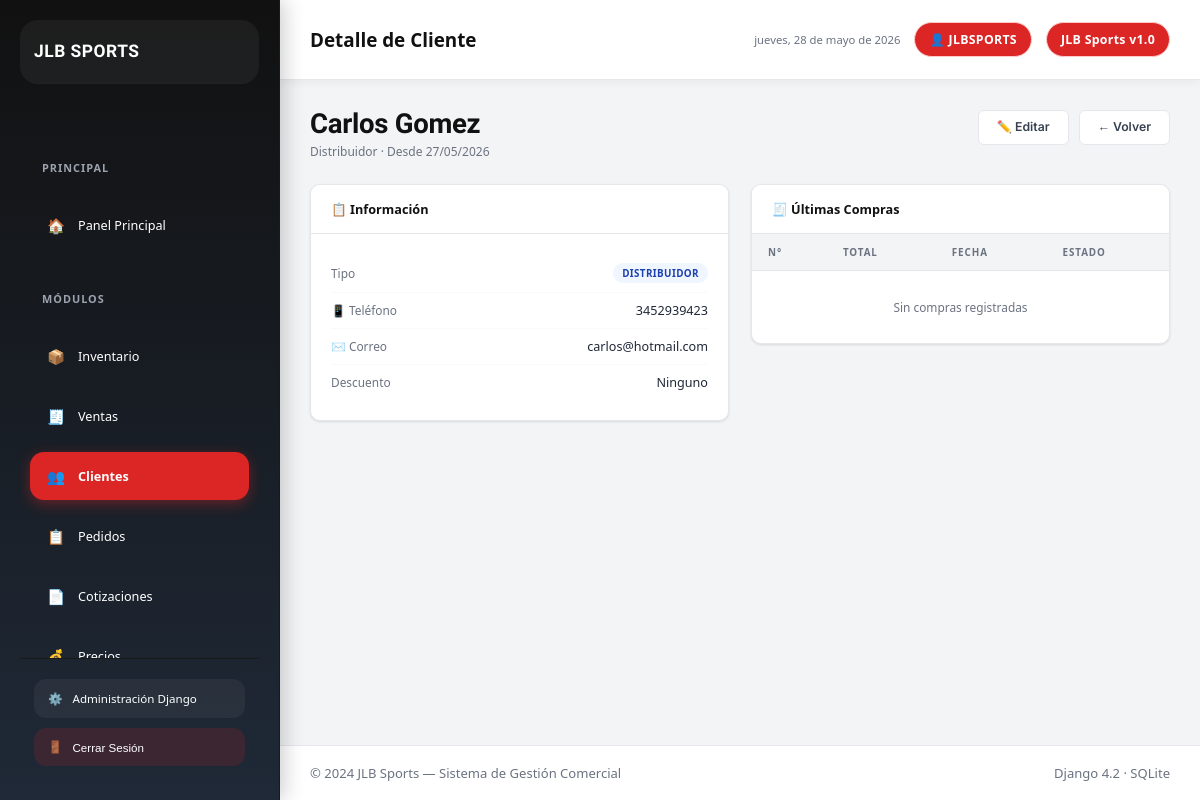
Page /clients/1/ (signed in) on the committed database.
### clients/models.py (models this page shows, shortened)
class Client(models.Model):
    CLIENT_TYPES = [
        ('regular', 'Regular'),
        ('Distribuidor', 'Distribuidor'),
        ('Almacen', 'Almacen'),
        ('Entrenador', 'Entrenador'),
    ]
    name = models.CharField(max_length=200)
    cedula = models.CharField(max_length=30, blank=True, default='', verbose_name='Cédula / NIT')
    client_type = models.CharField(max_length=20, choices=CLIENT_TYPES, default='regular')
    email = models.EmailField(blank=True)
    phone = models.CharField(max_length=20, blank=True)
    municipio = models.CharField(max_length=100, blank=True, default='')
    address = models.TextField(blank=True)
    discount_percent = models.DecimalField(max_digits=5, decimal_places=2, default=0,
                                           help_text="Descuento base del cliente (%)")
    notes = models.TextField(blank=True, verbose_name='Observaciones')
    created_at = models.DateTimeField(auto_now_add=True)
    class Meta:
        ordering = ['name']

### clients/views.py (the view)
# urls.py: path('<int:pk>/', views.client_detail, name='client_detail'),
@login_required
def client_detail(request, pk):
    client = get_object_or_404(Client, pk=pk)
    sales = client.sales.order_by('-created_at')[:10]
    return render(request, 'clients/client_detail.html', {
        'client': client, 'sales': sales, 'active_page': 'clients'
    })

### templates/clients/client_detail.html (shortened to what this page needs)
{% extends 'base.html' %}
{% load jlb_filters %}
{% block topbar_title %}Detalle de Cliente{% endblock %}
{% block content %}
<div class="seccion-header">
  <div>
    <h1 class="seccion-titulo">{{ client.name }}</h1>
    <p class="seccion-subtitulo">{{ client.get_client_type_display }} · Desde {{ client.created_at|date:"d/m/Y" }}</p>
  </div>
  <div class="seccion-acciones">
    <a href="{% url 'client_edit' client.pk %}" class="btn btn-outline">✏️ Editar</a>
    <a href="{% url 'client_list' %}" class="btn btn-outline">← Volver</a>
  </div>
</div>
<div style="display:grid;grid-template-columns:1fr 1fr;gap:22px;align-items:start;">
  <div class="tarjeta">
    <div class="tarjeta-cab"><span class="tarjeta-titulo">📋 Información</span></div>
    <div class="tarjeta-cuerpo">
      <div class="info-linea">
        <span class="td-muted">Tipo</span>
        <span><span class="badge badge-azul">{{ client.get_client_type_display }}</span></span>
      </div>
      {% if client.phone %}
      <div class="info-linea"><span class="td-muted">📱 Teléfono</span><span>{{ client.phone }}</span></div>
      {% endif %}
      {% if client.email %}
      <div class="info-linea"><span class="td-muted">✉️ Correo</span><span>{{ client.email }}</span></div>
      {% endif %}
      <div class="info-linea">
        <span class="td-muted">Descuento</span>
        <span>{% if client.discount_percent %}<span class="badge badge-verde">{{ client.discount_percent }}%</span>{% else %}Ninguno{% endif %}</span>
      </div>
    </div>
  </div>
  <div class="tarjeta">
    <div class="tarjeta-cab"><span class="tarjeta-titulo">🧾 Últimas Compras</span></div>
    <div class="tabla-wrap">
      <table>
        <thead><tr><th>N°</th><th>Total</th><th>Fecha</th><th>Estado</th></tr></thead>
        <tbody>
          {% for v in sales %}
          <tr>
            <td><a href="{% url 'sale_detail' v.pk %}" class="bold txt-rojo">#{{ v.pk }}</a></td>
            <td class="bold">{{ v.total_amount|pesos }}</td>
            <td class="td-muted">{{ v.created_at|date:"d/m/Y" }}</td>
            <td>
              {% if v.status == 'completed' %}<span class="badge badge-verde">✓</span>
              {% else %}<span class="badge badge-rojo">✕</span>{% endif %}
            </td>
          </tr>
          {% empty %}
          <tr><td colspan="4" class="td-muted" style="text-align:center;padding:28px;">Sin compras registradas</td></tr>
          {% endfor %}
        </tbody>
      </table>
    </div>
  </div>
</div>
{% endblock %}

### templates/base.html (shortened to what this page needs)
{% load static %}
{% load jlb_filters %}
<!DOCTYPE html>
<html lang="es">
<head>
  <link rel="stylesheet" href="{% static 'css/style.css' %}">
</head>
<body>
<aside class="sidebar">
  <a href="{% url 'dashboard' %}" class="sidebar-brand">
    <div class="brand-text">
      <div class="brand-nombre">JLB Sports</div>
    </div>
  </a>
  <nav class="sidebar-nav">
    <div class="nav-grupo-label">Principal</div>
    <a href="{% url 'dashboard' %}" class="nav-enlace {% if active_page == 'dashboard' %}activo{% endif %}">
      <span class="nav-icono">🏠</span>
      Panel Principal
    </a>
    <div class="nav-grupo-label">Módulos</div>
    <a href="{% url 'product_list' %}" class="nav-enlace {% if active_page == 'inventory' %}activo{% endif %}">
      <span class="nav-icono">📦</span>
      Inventario
    </a>
    <a href="{% url 'sale_list' %}" class="nav-enlace {% if active_page == 'sales' %}activo{% endif %}">
      <span class="nav-icono">🧾</span>
      Ventas
    </a>
    <a href="{% url 'client_list' %}" class="nav-enlace {% if active_page == 'clients' %}activo{% endif %}">
      <span class="nav-icono">👥</span>
      Clientes
    </a>
    <a href="{% url 'order_list' %}" class="nav-enlace {% if active_page == 'orders' %}activo{% endif %}">
      <span class="nav-icono">📋</span>
      Pedidos
    </a>
    <a href="{% url 'quote_list' %}" class="nav-enlace {% if active_page == 'quotes' %}activo{% endif %}">
      <span class="nav-icono">📄</span>
      Cotizaciones
    </a>
    <a href="{% url 'pricing_overview' %}" class="nav-enlace {% if active_page == 'pricing' %}activo{% endif %}">
      <span class="nav-icono">💰</span>
      Precios
    </a>
  </nav>
  <div class="sidebar-pie">
    <a href="/admin/" class="sidebar-admin-link" target="_blank">
      <span>⚙️</span>
      Administración Django
    </a>
    <form method="post" action="{% url 'logout' %}" style="margin-top:10px;">
      <button type="submit" class="sidebar-admin-link" style="width:100%;border:none;cursor:pointer;background:rgba(220,38,38,0.15);">
        <span>🚪</span>
        Cerrar Sesión
      </button>
    </form>
  </div>
</aside>
<div class="main-wrap">
  <header class="topbar">
    <div class="topbar-izq">
      <span class="topbar-titulo">
        {% block topbar_title %}JLB Sports{% endblock %}
      </span>
    </div>
    <div class="topbar-der">
      <span class="topbar-fecha" id="topbar-fecha"></span>
      {% if user.is_authenticated %}
      <span class="topbar-chip">👤 {{ user.username }}</span>
      {% endif %}
      <span class="topbar-chip">JLB Sports v1.0</span>
    </div>
  </header>
  <main class="pagina-contenido">
    {% block content %}{% endblock %}
  </main>
  <footer class="page-footer">
    <span>© 2024 JLB Sports — Sistema de Gestión Comercial</span>
    <span>Django 4.2 · SQLite</span>
  </footer>
</div>
</body>
</html>

### templates/base.html (style rules this page uses)
:root { --rojo-principal:#DC2626; --rojo-oscuro:#B91C1C; --negro:#111111; --gris-oscuro:#1F2937; --gris-claro:#F3F4F6; --blanco:#FFFFFF; --verde:#10B981; --alerta:#EF4444; }
* { margin:0; padding:0; box-sizing:border-box; }
body { font-family: 'Segoe UI', sans-serif; background: var(--gris-claro); color: var(--gris-oscuro); display:flex; min-height:100vh; }
.sidebar { width:280px; background: linear-gradient(180deg,var(--negro),var(--gris-oscuro)); color:white; display:flex; flex-direction:column; padding:20px; position:fixed; height:100vh; overflow-y:auto; box-shadow:4px 0 20px rgba(0,0,0,0.2); }
.sidebar-brand { display:flex; align-items:center; gap:14px; text-decoration:none; margin-bottom:30px; padding:14px; border-radius:18px; background: rgba(255,255,255,0.05); transition:0.3s; }
.brand-text { display:flex; flex-direction:column; }
.brand-nombre { font-size:1.2rem; font-weight:700; color:white; }
.nav-grupo-label { font-size:0.75rem; text-transform:uppercase; color:#9ca3af; margin:18px 0 10px; letter-spacing:1px; }
.sidebar-nav { display:flex; flex-direction:column; gap:8px; }
.nav-enlace { display:flex; align-items:center; gap:12px; padding:14px 16px; border-radius:14px; color:white; text-decoration:none; transition:0.3s; font-weight:500; position:relative; }
.nav-enlace.activo { background:var(--rojo-principal); box-shadow:0 4px 14px rgba(220,38,38,0.4); }
.nav-icono { font-size:1.1rem; }
.sidebar-pie { margin-top:auto; padding-top:20px; }
.sidebar-admin-link { display:flex; align-items:center; gap:10px; text-decoration:none; color:white; padding:12px 14px; border-radius:12px; background:rgba(255,255,255,0.05); transition:0.3s; }
.main-wrap { margin-left:280px; flex:1; display:flex; flex-direction:column; min-height:100vh; }
.topbar { height:80px; background:white; display:flex; align-items:center; justify-content:space-between; padding:0 30px; box-shadow:0 2px 10px rgba(0,0,0,0.05); }
.topbar-titulo { font-size:1.3rem; font-weight:700; color:var(--negro); }
.topbar-der { display:flex; align-items:center; gap:14px; }
.topbar-chip { background:var(--rojo-principal); color:white; padding:8px 14px; border-radius:999px; font-size:0.85rem; font-weight:600; }
.pagina-contenido { padding:30px; flex:1; }
.page-footer { background:white; padding:18px 30px; display:flex; justify-content:space-between; font-size:0.9rem; color:#6b7280; border-top:1px solid #e5e7eb; }

### rows in the picture
Client: name "Carlos Gomez", client_type "Distribuidor", created_at "27/05/2026", client_type "DISTRIBUIDOR", phone "3452939423", email "carlos@hotmail.com"

### other values in the picture
{{ user.username }} "JLBSPORTS"
